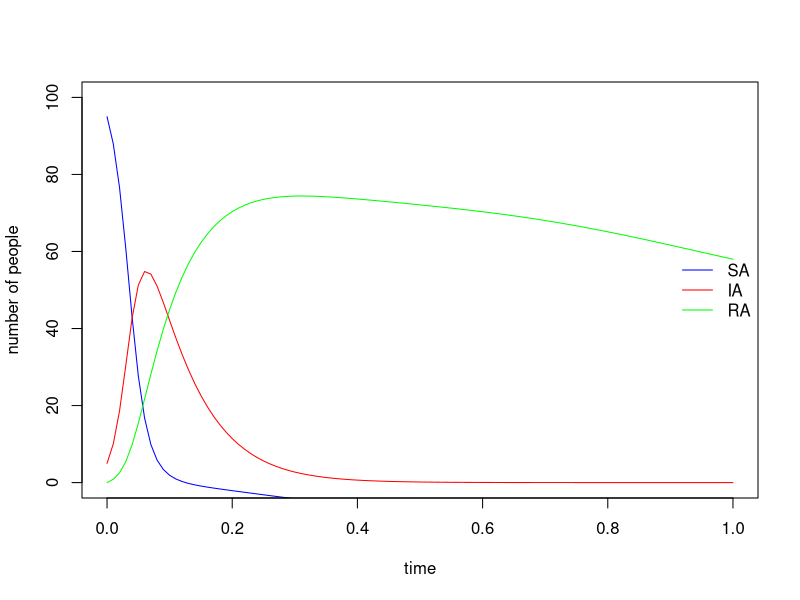
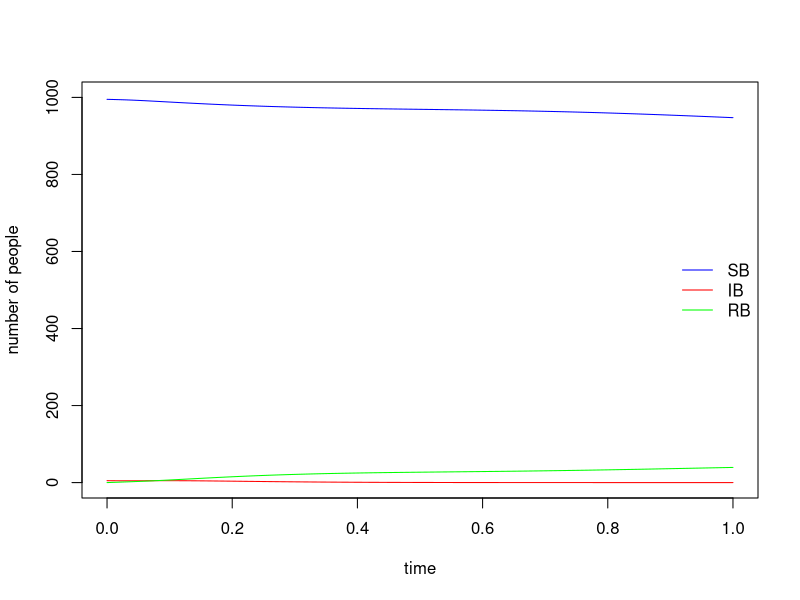
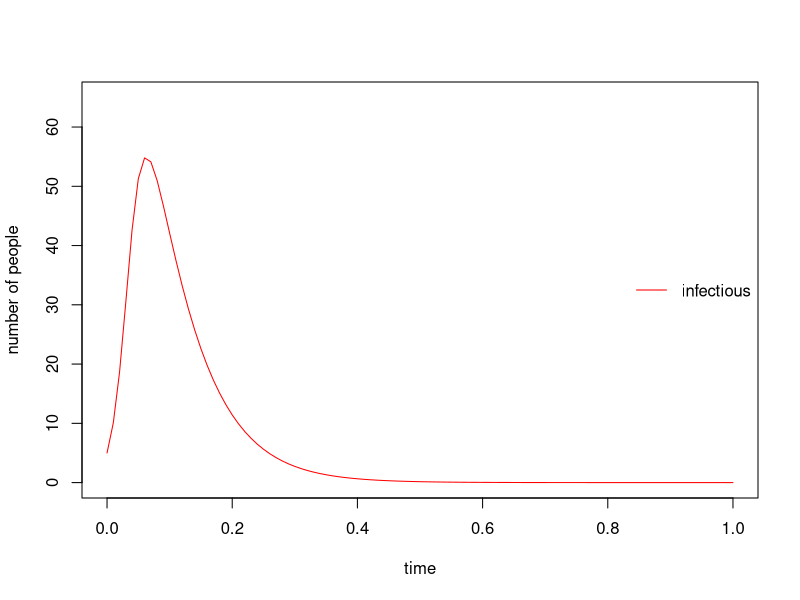
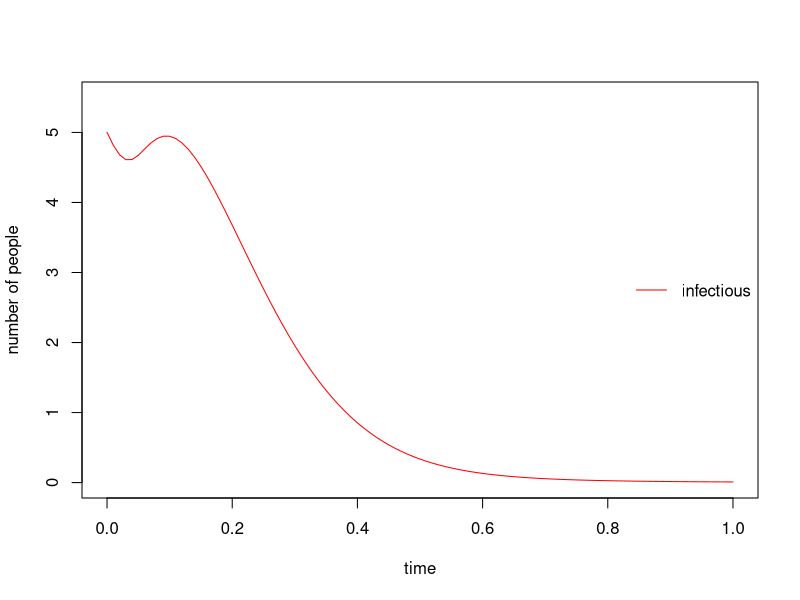
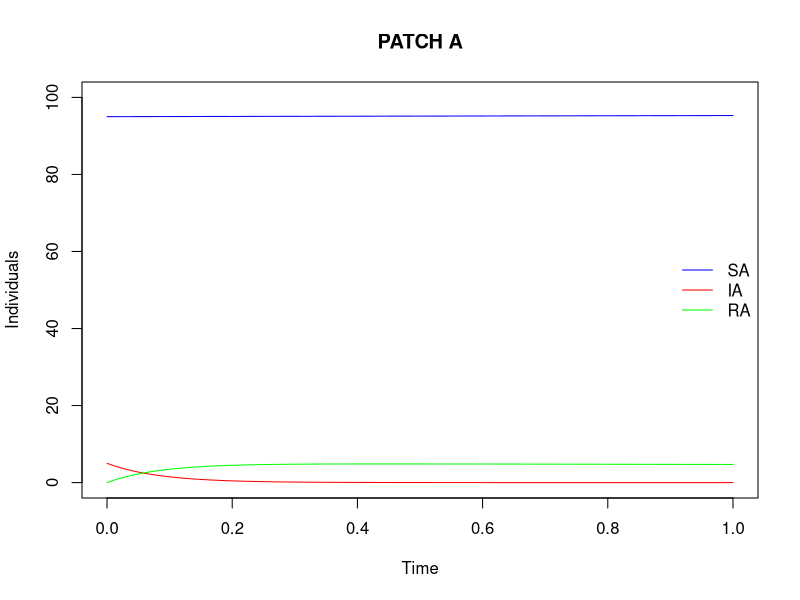
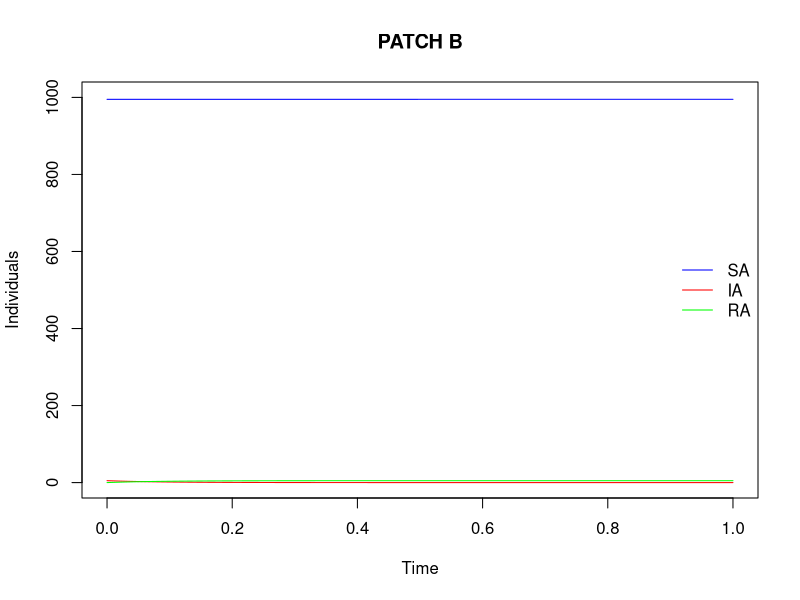
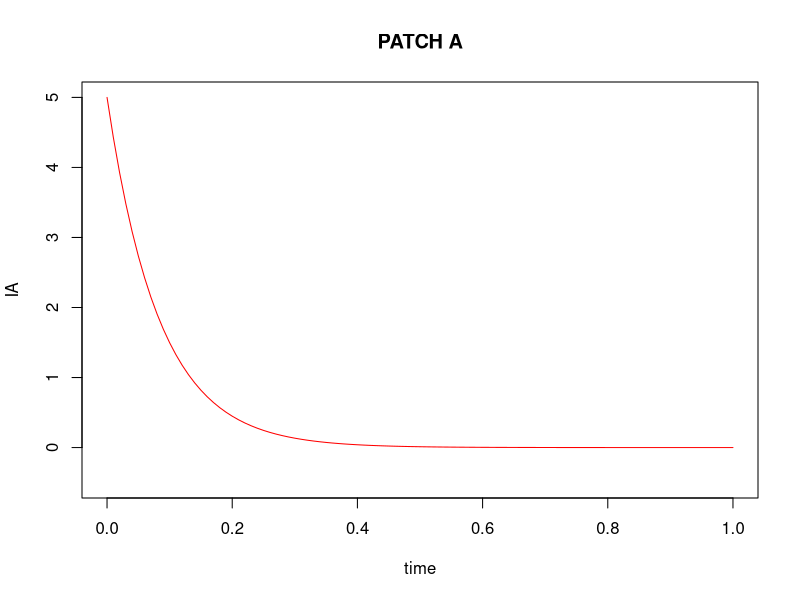
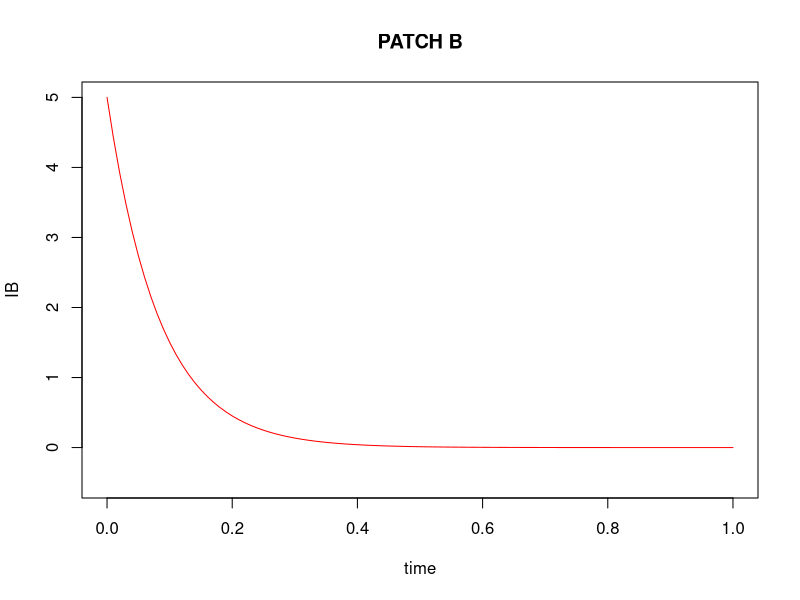

R code for these plots, in order:
## ---- chunk 1
knitr::opts_chunk$set(echo = TRUE)
## ---- chunk 2
library(deSolve)
## ---- chunk 3
#####################################################
# Disease Transmission Rate by (t) with Seasonality #
#####################################################
# sigma          #  
seasonality=0.5  #
##################

beta_A<-function(time){
  return(60*(1+(seasonality*cos(((2*pi*time)/1))))) # Correct.
}

beta_B<-function(time){
  
  return(5*(1+(seasonality*cos((2*pi*time)/1)))) # Correct.
         }
##########################
# Disease Dispersal Rate #  
##########################
# sigma          #  
seasonality=0.5  #
##################

phi_AB<-function(time){
  return(0.4*(1 + (seasonality*cos((2*pi*time/1))))) # Correct.
}

phi_BA<-function(time){
  
  return(0.04*(1 + (seasonality*(cos((2*pi*time)/1))))) # Correct.
         }
#--------------------------------------------------------------------#
two_patch_SIR <- function(time, variables, parameters, phi_BA, phi_AB, beta_A, beta_B) {
  with(as.list(c(variables, parameters)), {
    
    dS_A <- (mu_A * N_A) - ((beta_A(time))*(I_A/N_A)*(S_A)) - (mu_A + (phi_AB(time)*S_A) + (phi_BA(time)*S_B)) # Correct.
    
    dI_A <- (beta_A(time)*(I_A/N_A)*S_A) - ((mu_A + gamma_A + phi_AB(time)) * I_A) + (phi_BA(time)*I_B) # Correct.
    
    dR_A <- (gamma_A*I_A)-((mu_A + phi_AB(time))*R_A) + (phi_BA(time)*R_B)  # Correct.
    
#-------------------------------------------------------------------#
    dS_B <-(mu_B * N_B) - ((beta_B(time))*(I_B/N_B)*(S_B)) - ((mu_B + phi_BA(time))*S_B) + (phi_AB(time)*S_A) # Correct.
    
    dI_B <-(beta_B(time)*(I_B/N_B)*S_B) - ((mu_B + gamma_B + phi_BA(time))*I_B) + (phi_AB(time)*I_A) # Correct.
    
    dR_B <-(gamma_B*I_B)-((mu_B + phi_BA(time))*R_B) + (phi_AB(time)*R_A) # Correct.
    
    return(list(c(dS_A, dI_A, dR_A, dS_B, dI_B, dR_B)))
  })
}

# Set up initial values for the variables
initial_values <- c(
  S_A = 95, I_A = 5, R_A = 0,   # Initial values for patch A
  S_B = 995, I_B = 5, R_B = 0   # Initial values for patch B
)

# Define parameters for the system
parameters_values <- list(
  N_A = 100,
  N_B = 1000,
  mu_A = 0.06,
  mu_B = 0.02,
  gamma_A = 12,
  gamma_B = 12,
  phi_BA = phi_BA,
  phi_AB = phi_AB,
  beta_A = beta_A,
  beta_B = beta_B
)

# Define a sequence of time points
time <- seq(0, 1, by = 0.01)

# Solve the system of differential equations
sir_values <- ode(
  y = initial_values,
  times = time,
  func = two_patch_SIR,
  parms = parameters_values
)

# Print the solution
print(sir_values)
## ---- chunk 4
#################################################
#            Transform to Data Frame            #
#################################################

sir_values <- as.data.frame(sir_values)
sir_values

######################################
#            PLOT PATCH A            #
######################################
with(sir_values, {
# plotting the time series of susceptibles:
  plot(time, S_A, type = "l", col = "blue",
       xlab = "time", ylab = "number of people", ylim = c(0, 100))
# adding the time series of infectious:
  lines(time, I_A, col = "red")
# adding the time series of recovered:
  lines(time, R_A, col = "green")
})

# adding a legend:
legend("right", c("SA", "IA", "RA"),
       col = c("blue", "red", "green"), lty = 1, bty = "n")

#####################################
#            PLOT PATCH B           #
#####################################
with(sir_values, {
# plotting the time series of susceptibles:
  plot(time, S_B, type = "l", col = "blue",
       xlab = "time", ylab = "number of people", ylim = c(0, 1000))
# adding the time series of infectious:
  lines(time, I_B, col = "red")
# adding the time series of recovered:
  lines(time, R_B, col = "green")
})

# adding a legend:
legend("right", c("SB", "IB", "RB"),
       col = c("blue", "red", "green"), lty = 1, bty = "n")

######################################
#            PLOT PATCH A I_A        #
######################################
with(sir_values, {
# plotting the time series of susceptibles:
  plot(time, I_A, col = "red", type = "l",
       xlab = "time", ylab = "number of people", ylim = c(0, 65))
})

# adding a legend:
legend("right", c("infectious"),
       col = c("red"), lty = 1, bty = "n")

######################################
#            PLOT PATCH A I_B        #
######################################
with(sir_values, {
# plotting the time series of susceptibles:
  plot(time, I_B, col = "red", type = "l",
       xlab = "time", ylab = "number of people", ylim = c(0, 5.5))
})

# adding a legend:
legend("right", c("infectious"),
       col = c("red"), lty = 1, bty = "n")
## ---- chunk 5
###################################################################
# Disease Transmission Rate by (t) No seasonality and no movement #
###################################################################
#--------------------------------------------------------------------#
two_patch_SIR_no_seasonality <- function(time, variables, parameters) {
  with(as.list(c(variables, parameters)), {
    
    dS_A <- (mu_A * N_A) - ((beta_A)*(I_A/N_A)*(S_A)) - ((mu_A + phi_AB)*S_A) + (phi_BA*S_B) # Correct.
    
    dI_A <- (beta_A*(I_A/N_A)*S_A) - ((mu_A + gamma_A + phi_AB) * I_A) + (phi_BA*I_B) # Correct.
    
    dR_A <- (gamma_A*I_A)-((mu_A + phi_AB)*R_A) + (phi_BA*R_B)  # Correct.
    
#-------------------------------------------------------------------#
    
    dS_B <-(mu_B * N_B) - ((beta_B)*(I_B/N_B)*(S_B)) - ((mu_B + phi_BA)*S_B) + (phi_AB*S_A) # Correct.
    
    dI_B <-(beta_B*(I_B/N_B)*S_B) - ((mu_B + gamma_B + phi_BA)*I_B) + (phi_AB*I_A) # Correct.
    
    dR_B <-(gamma_B*I_B)-((mu_B + phi_BA)*R_B) + (phi_AB*R_A) # Correct.
    
    return(list(c(dS_A, dI_A, dR_A, dS_B, dI_B, dR_B)))
  })
}

# Set up initial values for the variables
initial_values <- c(
  S_A = 95, I_A = 5, R_A = 0,   # Initial values for patch A
  S_B = 995, I_B = 5, R_B = 0   # Initial values for patch B
)

# Define parameters for the system
parameters_values <- list(
  N_A = 100,
  N_B = 1000,
  mu_A = 0.06,
  mu_B = 0.02,
  gamma_A = 12,
  gamma_B = 12,
  beta_A = 0,
  beta_B = 0,
  phi_AB = 0,
  phi_BA = 0
)

# Define a sequence of time points
time <- seq(0, 1, by = 0.01)

# Solve the system of differential equations
sir_values <- ode(
  y = initial_values,
  times = time,
  func = two_patch_SIR_no_seasonality,
  parms = parameters_values
)

# Print the solution
print(sir_values)
## ---- chunk 6
#################################################
#            Transform to Data Frame            #
#################################################

sir_values <- as.data.frame(sir_values)
sir_values

######################################
#            PLOT PATCH A            #
######################################
with(sir_values, {
# plotting the time series of susceptibles:
  plot(time, S_A, type = "l", col = "blue",
       xlab = "Time", ylab = "Individuals", ylim = c(0, 100))
# adding the time series of infectious:
  lines(time, I_A, col = "red")
# adding the time series of recovered:
  lines(time, R_A, col = "green")
})

title("PATCH A")
# adding a legend:
legend("right", c("SA", "IA", "RA"),
       col = c("blue", "red", "green"), lty = 1, bty = "n")

#####################################
#            PLOT PATCH B           #
#####################################
with(sir_values, {
# plotting the time series of susceptibles:
  plot(time, S_B, type = "l", col = "blue",
       xlab = "Time", ylab = "Individuals", ylim = c(0, 1000))
# adding the time series of infectious:
  lines(time, I_B, col = "red")
# adding the time series of recovered:
  lines(time, R_B, col = "green")
})

title("PATCH B")
# adding a legend:
legend("right", c("SA", "IA", "RA"),
       col = c("blue", "red", "green"), lty = 1, bty = "n")

######################################
#            PLOT PATCH A I_A        #
######################################
with(sir_values, {
# plotting the time series of susceptibles:
  plot(time, I_A, col = "red", type = "l",
       xlab = "time", ylab = "IA", ylim = c(-0.5, 5))
})

title("PATCH A")
# adding a legend:

######################################
#            PLOT PATCH B I_B        #
######################################
with(sir_values, {
# plotting the time series of susceptibles:
  plot(time, I_B, col = "red", type = "line",
       xlab = "time", ylab = "IB", ylim = c(-0.5, 5))
})

# adding a legend:
title("PATCH B")
